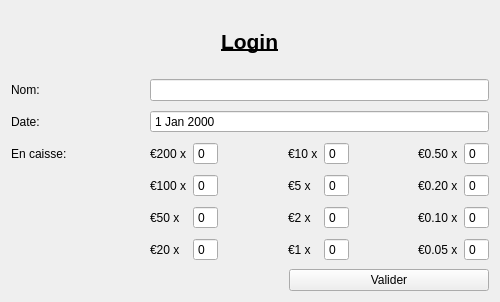
<?xml version="1.0" encoding="UTF-8"?>
<ui version="4.0">
 <class>Login</class>
 <widget class="QWidget" name="Login">
  <property name="geometry">
   <rect>
    <x>0</x>
    <y>0</y>
    <width>500</width>
    <height>302</height>
   </rect>
  </property>
  <property name="minimumSize">
   <size>
    <width>500</width>
    <height>0</height>
   </size>
  </property>
  <property name="windowTitle">
   <string/>
  </property>
  <layout class="QGridLayout" name="gridLayout_2">
   <item row="0" column="0">
    <layout class="QGridLayout" name="top_grid">
     <item row="3" column="1" colspan="2">
      <layout class="QGridLayout" name="cash_grid">
       <item row="1" column="7" alignment="Qt::AlignVCenter">
        <widget class="QSpinBox" name="eur02_field">
         <property name="buttonSymbols">
          <enum>QAbstractSpinBox::NoButtons</enum>
         </property>
        </widget>
       </item>
       <item row="2" column="6" alignment="Qt::AlignTop">
        <widget class="QLabel" name="eur01_label">
         <property name="minimumSize">
          <size>
           <width>0</width>
           <height>26</height>
          </size>
         </property>
         <property name="text">
          <string>€0.10 x</string>
         </property>
        </widget>
       </item>
       <item row="0" column="3" alignment="Qt::AlignTop">
        <widget class="QLabel" name="eur10_label">
         <property name="minimumSize">
          <size>
           <width>0</width>
           <height>26</height>
          </size>
         </property>
         <property name="text">
          <string>€10 x</string>
         </property>
        </widget>
       </item>
       <item row="3" column="0" alignment="Qt::AlignTop">
        <widget class="QLabel" name="eur20_label">
         <property name="minimumSize">
          <size>
           <width>0</width>
           <height>26</height>
          </size>
         </property>
         <property name="text">
          <string>€20 x</string>
         </property>
        </widget>
       </item>
       <item row="1" column="4" alignment="Qt::AlignVCenter">
        <widget class="QSpinBox" name="eur5_field">
         <property name="buttonSymbols">
          <enum>QAbstractSpinBox::NoButtons</enum>
         </property>
        </widget>
       </item>
       <item row="2" column="2">
        <spacer name="spacer_1">
         <property name="orientation">
          <enum>Qt::Horizontal</enum>
         </property>
         <property name="sizeHint" stdset="0">
          <size>
           <width>40</width>
           <height>20</height>
          </size>
         </property>
        </spacer>
       </item>
       <item row="1" column="0" alignment="Qt::AlignTop">
        <widget class="QLabel" name="eur100_label">
         <property name="minimumSize">
          <size>
           <width>0</width>
           <height>26</height>
          </size>
         </property>
         <property name="text">
          <string>€100 x</string>
         </property>
        </widget>
       </item>
       <item row="0" column="6" alignment="Qt::AlignTop">
        <widget class="QLabel" name="eur05_label">
         <property name="minimumSize">
          <size>
           <width>0</width>
           <height>26</height>
          </size>
         </property>
         <property name="text">
          <string>€0.50 x</string>
         </property>
        </widget>
       </item>
       <item row="2" column="5">
        <spacer name="spacer_2">
         <property name="orientation">
          <enum>Qt::Horizontal</enum>
         </property>
         <property name="sizeHint" stdset="0">
          <size>
           <width>40</width>
           <height>20</height>
          </size>
         </property>
        </spacer>
       </item>
       <item row="0" column="1" alignment="Qt::AlignVCenter">
        <widget class="QSpinBox" name="eur200_field">
         <property name="buttonSymbols">
          <enum>QAbstractSpinBox::NoButtons</enum>
         </property>
        </widget>
       </item>
       <item row="0" column="4" alignment="Qt::AlignVCenter">
        <widget class="QSpinBox" name="eur10_field">
         <property name="buttonSymbols">
          <enum>QAbstractSpinBox::NoButtons</enum>
         </property>
        </widget>
       </item>
       <item row="3" column="1" alignment="Qt::AlignVCenter">
        <widget class="QSpinBox" name="eur20_field">
         <property name="buttonSymbols">
          <enum>QAbstractSpinBox::NoButtons</enum>
         </property>
        </widget>
       </item>
       <item row="3" column="4" alignment="Qt::AlignVCenter">
        <widget class="QSpinBox" name="eur1_field">
         <property name="buttonSymbols">
          <enum>QAbstractSpinBox::NoButtons</enum>
         </property>
        </widget>
       </item>
       <item row="2" column="0" alignment="Qt::AlignTop">
        <widget class="QLabel" name="eur50_label">
         <property name="minimumSize">
          <size>
           <width>0</width>
           <height>26</height>
          </size>
         </property>
         <property name="text">
          <string>€50 x</string>
         </property>
        </widget>
       </item>
       <item row="2" column="3" alignment="Qt::AlignTop">
        <widget class="QLabel" name="eur2_label">
         <property name="minimumSize">
          <size>
           <width>0</width>
           <height>26</height>
          </size>
         </property>
         <property name="text">
          <string>€2 x</string>
         </property>
        </widget>
       </item>
       <item row="1" column="1" alignment="Qt::AlignVCenter">
        <widget class="QSpinBox" name="eur100_field">
         <property name="buttonSymbols">
          <enum>QAbstractSpinBox::NoButtons</enum>
         </property>
        </widget>
       </item>
       <item row="3" column="3" alignment="Qt::AlignTop">
        <widget class="QLabel" name="eur1_label">
         <property name="minimumSize">
          <size>
           <width>0</width>
           <height>26</height>
          </size>
         </property>
         <property name="text">
          <string>€1 x</string>
         </property>
        </widget>
       </item>
       <item row="0" column="7" alignment="Qt::AlignVCenter">
        <widget class="QSpinBox" name="eur05_field">
         <property name="buttonSymbols">
          <enum>QAbstractSpinBox::NoButtons</enum>
         </property>
        </widget>
       </item>
       <item row="1" column="3" alignment="Qt::AlignTop">
        <widget class="QLabel" name="eur5_label">
         <property name="minimumSize">
          <size>
           <width>0</width>
           <height>26</height>
          </size>
         </property>
         <property name="text">
          <string>€5 x</string>
         </property>
        </widget>
       </item>
       <item row="2" column="4" alignment="Qt::AlignVCenter">
        <widget class="QSpinBox" name="eur2_field">
         <property name="buttonSymbols">
          <enum>QAbstractSpinBox::NoButtons</enum>
         </property>
        </widget>
       </item>
       <item row="0" column="0" alignment="Qt::AlignTop">
        <widget class="QLabel" name="eur200_label">
         <property name="minimumSize">
          <size>
           <width>0</width>
           <height>26</height>
          </size>
         </property>
         <property name="text">
          <string>€200 x</string>
         </property>
        </widget>
       </item>
       <item row="2" column="7" alignment="Qt::AlignVCenter">
        <widget class="QSpinBox" name="eur01_field">
         <property name="buttonSymbols">
          <enum>QAbstractSpinBox::NoButtons</enum>
         </property>
        </widget>
       </item>
       <item row="2" column="1" alignment="Qt::AlignVCenter">
        <widget class="QSpinBox" name="eur50_field">
         <property name="buttonSymbols">
          <enum>QAbstractSpinBox::NoButtons</enum>
         </property>
        </widget>
       </item>
       <item row="3" column="7" alignment="Qt::AlignVCenter">
        <widget class="QSpinBox" name="eur005_field">
         <property name="buttonSymbols">
          <enum>QAbstractSpinBox::NoButtons</enum>
         </property>
        </widget>
       </item>
       <item row="3" column="6" alignment="Qt::AlignTop">
        <widget class="QLabel" name="eur005_label">
         <property name="minimumSize">
          <size>
           <width>0</width>
           <height>26</height>
          </size>
         </property>
         <property name="text">
          <string>€0.05 x</string>
         </property>
        </widget>
       </item>
       <item row="1" column="6" alignment="Qt::AlignTop">
        <widget class="QLabel" name="eur02_label">
         <property name="minimumSize">
          <size>
           <width>0</width>
           <height>26</height>
          </size>
         </property>
         <property name="text">
          <string>€0.20 x</string>
         </property>
        </widget>
       </item>
      </layout>
     </item>
     <item row="3" column="0" alignment="Qt::AlignTop">
      <widget class="QLabel" name="cash_label">
       <property name="minimumSize">
        <size>
         <width>0</width>
         <height>26</height>
        </size>
       </property>
       <property name="text">
        <string>En caisse:</string>
       </property>
      </widget>
     </item>
     <item row="1" column="1" colspan="2">
      <widget class="QLineEdit" name="supervisor_field">
       <property name="minimumSize">
        <size>
         <width>200</width>
         <height>0</height>
        </size>
       </property>
       <property name="clearButtonEnabled">
        <bool>false</bool>
       </property>
      </widget>
     </item>
     <item row="0" column="0" colspan="3" alignment="Qt::AlignHCenter">
      <widget class="QLabel" name="title_label">
       <property name="font">
        <font>
         <pointsize>16</pointsize>
         <weight>75</weight>
         <bold>true</bold>
         <underline>true</underline>
        </font>
       </property>
       <property name="text">
        <string>Login</string>
       </property>
      </widget>
     </item>
     <item row="1" column="0">
      <widget class="QLabel" name="supervisor_label">
       <property name="minimumSize">
        <size>
         <width>0</width>
         <height>26</height>
        </size>
       </property>
       <property name="text">
        <string>Nom:</string>
       </property>
      </widget>
     </item>
     <item row="4" column="2">
      <widget class="QPushButton" name="validate_button">
       <property name="minimumSize">
        <size>
         <width>200</width>
         <height>0</height>
        </size>
       </property>
       <property name="maximumSize">
        <size>
         <width>200</width>
         <height>16777215</height>
        </size>
       </property>
       <property name="text">
        <string>Valider</string>
       </property>
      </widget>
     </item>
     <item row="2" column="0">
      <widget class="QLabel" name="date_label">
       <property name="minimumSize">
        <size>
         <width>0</width>
         <height>26</height>
        </size>
       </property>
       <property name="text">
        <string>Date:</string>
       </property>
      </widget>
     </item>
     <item row="2" column="1" colspan="2">
      <widget class="QDateEdit" name="date_field">
       <property name="minimumSize">
        <size>
         <width>200</width>
         <height>0</height>
        </size>
       </property>
       <property name="buttonSymbols">
        <enum>QAbstractSpinBox::NoButtons</enum>
       </property>
      </widget>
     </item>
    </layout>
   </item>
  </layout>
 </widget>
 <tabstops>
  <tabstop>supervisor_field</tabstop>
  <tabstop>date_field</tabstop>
  <tabstop>eur200_field</tabstop>
  <tabstop>eur100_field</tabstop>
  <tabstop>eur50_field</tabstop>
  <tabstop>eur20_field</tabstop>
  <tabstop>eur10_field</tabstop>
  <tabstop>eur5_field</tabstop>
  <tabstop>eur2_field</tabstop>
  <tabstop>eur1_field</tabstop>
  <tabstop>eur05_field</tabstop>
  <tabstop>eur02_field</tabstop>
  <tabstop>eur01_field</tabstop>
  <tabstop>eur005_field</tabstop>
  <tabstop>validate_button</tabstop>
 </tabstops>
 <resources/>
 <connections/>
</ui>
